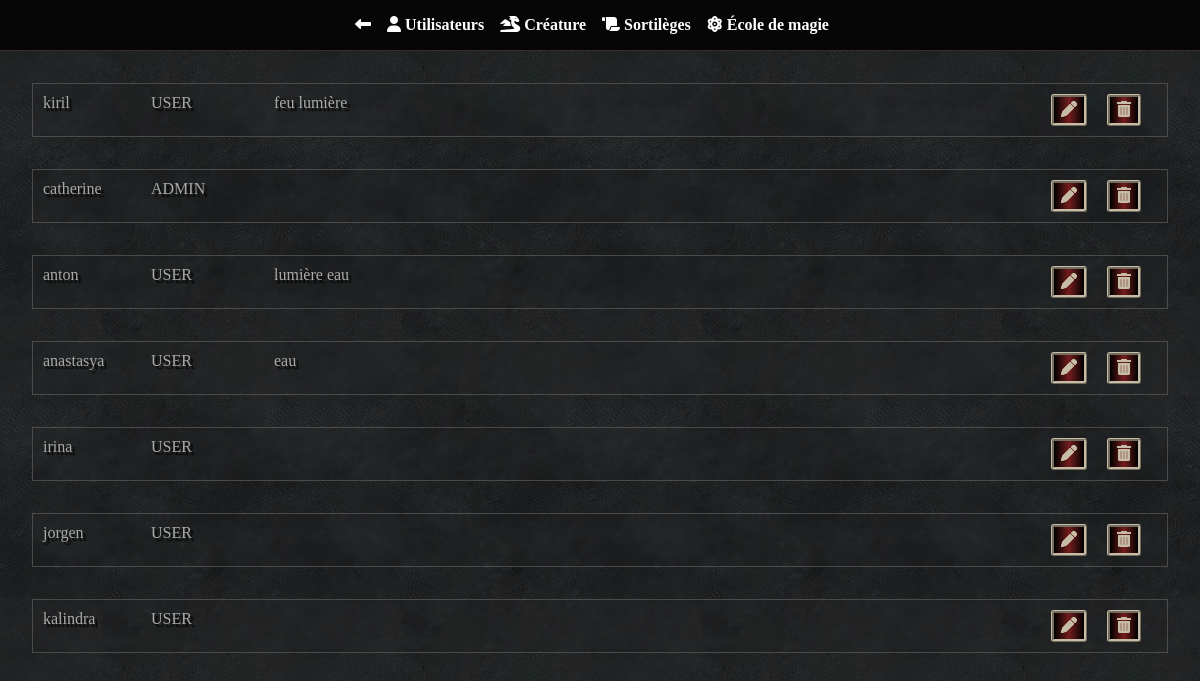
Page /admin/index.php (signed in) on the committed database.
### tables this page shows
CREATE TABLE IF NOT EXISTS `users` (
  `id` int(11) NOT NULL AUTO_INCREMENT,
  `username` varchar(255) NOT NULL,
  `password` varchar(255) NOT NULL,
  `role` varchar(255) NOT NULL,
  PRIMARY KEY (`id`)
);

CREATE TABLE IF NOT EXISTS `ecole` (
  `id` int(11) NOT NULL AUTO_INCREMENT,
  `type` varchar(255) NOT NULL,
  PRIMARY KEY (`id`)
);

### admin/index.php (the view, shortened to what this page needs)
<?php
include_once('../environnement.php');
$request = $bdd->query('SELECT *
                        FROM users');
?>
<!DOCTYPE html>
<html lang="en">
<head>
    <link rel="stylesheet" href="../assets/css/style.css">
    <link rel="stylesheet" href="https://cdnjs.cloudflare.com/ajax/libs/font-awesome/6.2.1/css/all.min.css" />
</head>
<body>
    <?php include_once('nav.php'); ?>
    <main id='admin'>
        <?php while ($user = $request->fetch()) : ?>
            <article>
                <p><?= $user['username'] ?></p>
                <p><?= $user['role'] ?></p>
                <p>
                    <?php
                        $requestType = $bdd->prepare('SELECT e.type
                                                    FROM ecole AS e
                                                    LEFT JOIN user_ecole AS ue
                                                    ON ue.ecole_id = e.id
                                                    WHERE ue.user_id = :uid');
                        $requestType->execute(['uid'=>$user['id']]);
                        while($type = $requestType->fetch()){
                            echo '<span> ' . $type['type'] . '</span>';
                        }
                    ?>
                </p>
                <div>
                    <a href="usermodify.php?id=<?= $user['id'] ?>" class='btn'><i class="fa-solid fa-pen"></i></a>
                    <a href="userdelete.php?id=<?= $user['id'] ?>" class='btn'><i class="fa-solid fa-trash-can"></i></a>
                </div>
            </article>
        <?php endwhile ?>
    </main>
</body>
</html>

### admin/nav.php
<nav class="admin_nav">
    <ul>
        <li><a href="../index.php"><i class="fa-solid fa-left-long"></i></a></li>
        <li><a href="index.php"><i class="fa-solid fa-user"></i> Utilisateurs</a></li>
        <li><a href="creature.php"><i class="fa-solid fa-dragon"></i> Créature</a></li>
        <li><a href="sort.php"><i class="fa-solid fa-scroll"></i> Sortilèges</a></li>
        <li><a href="ecole.php"><i class="fa-solid fa-atom"></i> École de magie</a></li>
    </ul>
</nav>

### assets/css/style.css (style rules this page uses)
nav { background-color:#070606;padding:1em;border-bottom:1px solid #372b2b }
nav ul { display:flex }
nav li { margin-right:1em }
nav li:nth-child(4) { margin-left:auto }
nav a { color:#fff;font-weight:900;transition:all .3s ease-in-out }
* { margin:0px;padding:0px;list-style:none;text-decoration:none }
body { font-family:calibri;background-color:#706c61;background-image:url("../image/texture.jpg");background-size:300px;color:#aaa;text-shadow:3px 3px 1px #070606 }
main { padding:2em }
article { padding:2em;margin-bottom:2em;backdrop-filter:blur(1px);border:1px solid rgba(118,116,116,.5);position:relative }
.btn,button { color:#c7bda6;padding:4px 7px;background:linear-gradient(90deg, rgb(0, 0, 0) 0%, rgb(116, 29, 29) 50%, rgb(0, 0, 0) 100%);border:3px ridge #c7bda6;border-radius:3px;display:inline-block;text-shadow:0px 0px 0px;transition:all .5s ease-in-out }
#admin article { display:flex;padding:10px;justify-content:space-between }
#admin article p { margin-right:3em }
#admin article p:nth-child(1) { width:50px }
#admin article p:nth-child(2) { width:75px;margin-left:10px }
#admin article p:nth-child(3) { width:60% }
#admin article div { margin-left:auto }
#admin article a { margin-right:1em }
.admin_nav ul { justify-content:center }
.admin_nav ul li:nth-child(4) { margin-left:0 }

### rows in the picture
users: username "kiril", role "USER"
ecole: type "feu"
ecole: type "lumière"
users: username "catherine", role "ADMIN"
users: username "anton", role "USER"
ecole: type "eau"
users: username "anastasya", role "USER"
users: username "irina", role "USER"
users: username "jorgen", role "USER"
users: username "kalindra", role "USER"
